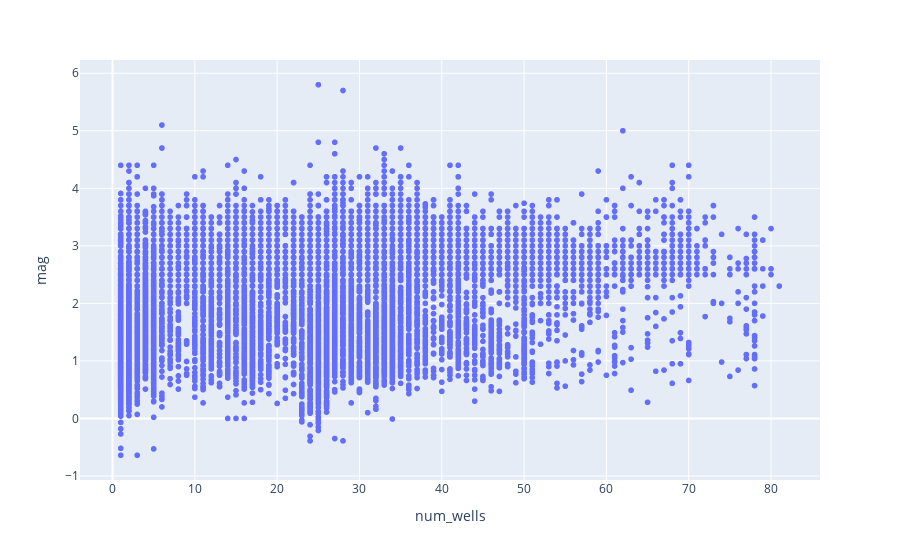

This figure's notebook cell:
### Code cell
fig = px.scatter(eq_df_20km, x="num_wells", y="mag")
fig.show()

### Figure 1 — Plotly figure (JSON) as saved in the notebook; plotly's stock layout.template omitted (floating-point values rounded to 4 significant figures; data arrays with more than 128 entries replaced by an {"elided": "..."} marker saying what was removed)
{"data": [{"hovertemplate": "num_wells=%{x}<br>mag=%{y}<extra></extra>", "legendgroup": "", "marker": {"color": "#636efa", "symbol": "circle"}, "mode": "markers", "name": "", "showlegend": false, "type": "scattergl", "x": {"elided": "17024 int values"}, "xaxis": "x", "y": {"elided": "17024 float values"}, "yaxis": "y"}], "layout": {"legend": {"tracegroupgap": 0}, "margin": {"t": 60}, "xaxis": {"anchor": "y", "domain": [0, 1], "title": {"text": "num_wells"}}, "yaxis": {"anchor": "x", "domain": [0, 1], "title": {"text": "mag"}}}}
